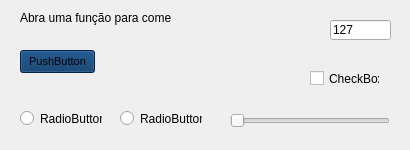
<?xml version="1.0" encoding="UTF-8"?>
<ui version="4.0">
 <class>Form</class>
 <widget class="QWidget" name="Form">
  <property name="geometry">
   <rect>
    <x>0</x>
    <y>0</y>
    <width>410</width>
    <height>150</height>
   </rect>
  </property>
  <property name="minimumSize">
   <size>
    <width>410</width>
    <height>150</height>
   </size>
  </property>
  <property name="maximumSize">
   <size>
    <width>420</width>
    <height>180</height>
   </size>
  </property>
  <property name="windowTitle">
   <string>Form</string>
  </property>
  <property name="styleSheet">
   <string notr="true"/>
  </property>
  <widget class="QLabel" name="label">
   <property name="geometry">
    <rect>
     <x>20</x>
     <y>10</y>
     <width>151</width>
     <height>16</height>
    </rect>
   </property>
   <property name="text">
    <string>Abra uma função para começar</string>
   </property>
  </widget>
  <widget class="QPushButton" name="pushButton">
   <property name="geometry">
    <rect>
     <x>20</x>
     <y>50</y>
     <width>75</width>
     <height>23</height>
    </rect>
   </property>
   <property name="font">
    <font>
     <family>MS Shell Dlg 2</family>
     <pointsize>8</pointsize>
     <weight>9</weight>
     <italic>false</italic>
     <bold>false</bold>
     <kerning>true</kerning>
    </font>
   </property>
   <property name="autoFillBackground">
    <bool>false</bool>
   </property>
   <property name="styleSheet">
    <string notr="true">background-color: rgb(0, 50, 100);
font: 75 8pt &quot;MS Shell Dlg 2&quot;;</string>
   </property>
   <property name="text">
    <string>PushButton</string>
   </property>
  </widget>
  <widget class="QRadioButton" name="radioButton">
   <property name="geometry">
    <rect>
     <x>20</x>
     <y>110</y>
     <width>82</width>
     <height>17</height>
    </rect>
   </property>
   <property name="text">
    <string>RadioButton</string>
   </property>
   <attribute name="buttonGroup">
    <string notr="true">buttonGroup</string>
   </attribute>
  </widget>
  <widget class="QRadioButton" name="radioButton_2">
   <property name="geometry">
    <rect>
     <x>120</x>
     <y>110</y>
     <width>82</width>
     <height>17</height>
    </rect>
   </property>
   <property name="text">
    <string>RadioButton</string>
   </property>
   <attribute name="buttonGroup">
    <string notr="true">buttonGroup</string>
   </attribute>
  </widget>
  <widget class="QLineEdit" name="lineEdit">
   <property name="geometry">
    <rect>
     <x>330</x>
     <y>20</y>
     <width>61</width>
     <height>20</height>
    </rect>
   </property>
   <property name="text">
    <string>127</string>
   </property>
  </widget>
  <widget class="QSlider" name="horizontalSlider">
   <property name="geometry">
    <rect>
     <x>230</x>
     <y>110</y>
     <width>160</width>
     <height>22</height>
    </rect>
   </property>
   <property name="orientation">
    <enum>Qt::Horizontal</enum>
   </property>
  </widget>
  <widget class="QCheckBox" name="checkBox">
   <property name="geometry">
    <rect>
     <x>310</x>
     <y>70</y>
     <width>70</width>
     <height>17</height>
    </rect>
   </property>
   <property name="text">
    <string>CheckBox</string>
   </property>
  </widget>
 </widget>
 <resources/>
 <connections/>
 <buttongroups>
  <buttongroup name="buttonGroup"/>
 </buttongroups>
</ui>
